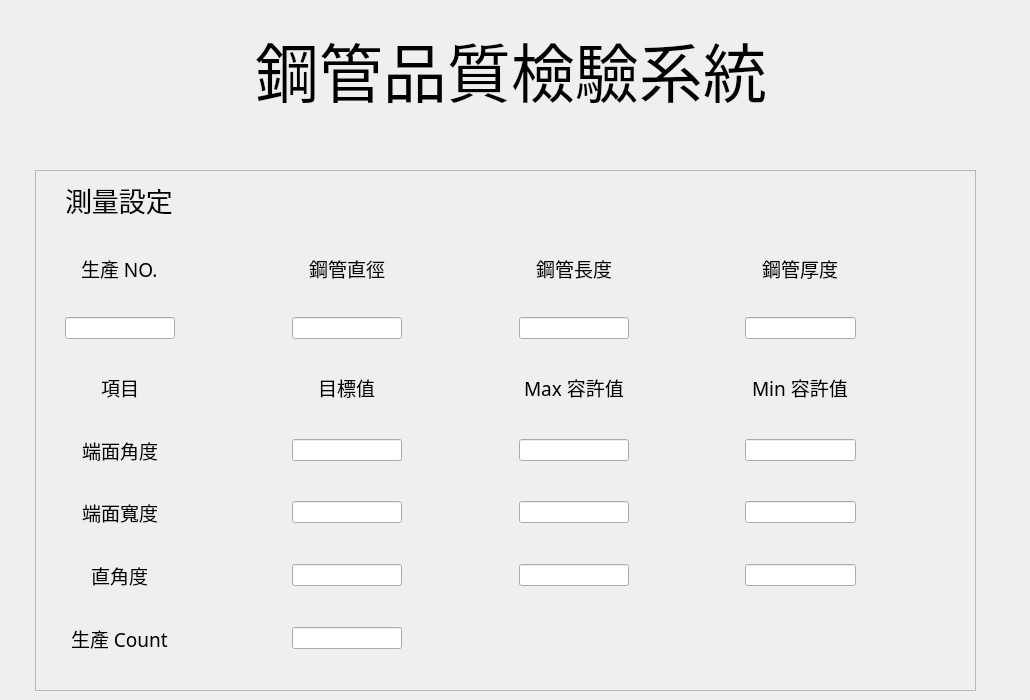
    <widget class="QWidget" name="tab_6">
     <attribute name="title">
      <string>測量設定</string>
     </attribute>
     <widget class="QFrame" name="frame_3">
      <property name="geometry">
       <rect>
        <x>35</x>
        <y>170</y>
        <width>941</width>
        <height>521</height>
       </rect>
      </property>
      <property name="frameShape">
       <enum>QFrame::StyledPanel</enum>
      </property>
      <property name="frameShadow">
       <enum>QFrame::Raised</enum>
      </property>
      <layout class="QVBoxLayout" name="verticalLayout_6">
       <item>
        <layout class="QGridLayout" name="gridLayout_5">
         <item row="10" column="1" alignment="Qt::AlignHCenter">
          <widget class="QLabel" name="label_33">
           <property name="font">
            <font>
             <family>Cascadia Code</family>
             <pointsize>14</pointsize>
            </font>
           </property>
           <property name="text">
            <string>端面寬度</string>
           </property>
          </widget>
         </item>
         <item row="10" column="3">
          <widget class="QLineEdit" name="lineEdit_38">
           <property name="readOnly">
            <bool>true</bool>
           </property>
          </widget>
         </item>
         <item row="4" column="1">
          <widget class="QLineEdit" name="lineEdit_40">
           <property name="readOnly">
            <bool>false</bool>
           </property>
          </widget>
         </item>
         <item row="2" column="5" alignment="Qt::AlignHCenter">
          <widget class="QLabel" name="label_31">
           <property name="font">
            <font>
             <family>Cascadia Code</family>
             <pointsize>14</pointsize>
            </font>
           </property>
           <property name="text">
            <string>鋼管長度</string>
           </property>
          </widget>
         </item>
         <item row="10" column="5">
          <widget class="QLineEdit" name="lineEdit_39">
           <property name="readOnly">
            <bool>false</bool>
           </property>
          </widget>
         </item>
         <item row="8" column="7">
          <widget class="QLineEdit" name="lineEdit_35">
           <property name="readOnly">
            <bool>false</bool>
           </property>
          </widget>
         </item>
         <item row="2" column="1" alignment="Qt::AlignHCenter">
          <widget class="QLabel" name="label_30">
           <property name="font">
            <font>
             <family>Cascadia Code</family>
             <pointsize>14</pointsize>
            </font>
           </property>
           <property name="text">
            <string>生產 NO.</string>
           </property>
          </widget>
         </item>
         <item row="2" column="3" alignment="Qt::AlignHCenter">
          <widget class="QLabel" name="label_37">
           <property name="font">
            <font>
             <family>Cascadia Code</family>
             <pointsize>14</pointsize>
            </font>
           </property>
           <property name="text">
            <string>鋼管直徑</string>
           </property>
          </widget>
         </item>
         <item row="4" column="3">
          <widget class="QLineEdit" name="lineEdit_41">
           <property name="readOnly">
            <bool>true</bool>
           </property>
          </widget>
         </item>
         <item row="0" column="4">
          <layout class="QGridLayout" name="gridLayout_8">
           <item row="0" column="1">
            <spacer name="horizontalSpacer_30">
             <property name="orientation">
              <enum>Qt::Horizontal</enum>
             </property>
             <property name="sizeHint" stdset="0">
              <size>
               <width>40</width>
               <height>20</height>
              </size>
             </property>
            </spacer>
           </item>
          </layout>
         </item>
         <item row="6" column="5" alignment="Qt::AlignHCenter">
          <widget class="QLabel" name="label_40">
           <property name="font">
            <font>
             <family>Cascadia Code</family>
             <pointsize>14</pointsize>
            </font>
           </property>
           <property name="text">
            <string>Max 容許值</string>
           </property>
          </widget>
         </item>
         <item row="2" column="7" alignment="Qt::AlignHCenter">
          <widget class="QLabel" name="label_28">
           <property name="font">
            <font>
             <family>Cascadia Code</family>
             <pointsize>14</pointsize>
            </font>
           </property>
           <property name="text">
            <string>鋼管厚度</string>
           </property>
          </widget>
         </item>
         <item row="0" column="8">
          <spacer name="horizontalSpacer_20">
           <property name="orientation">
            <enum>Qt::Horizontal</enum>
           </property>
           <property name="sizeHint" stdset="0">
            <size>
             <width>40</width>
             <height>20</height>
            </size>
           </property>
          </spacer>
         </item>
         <item row="13" column="0">
          <spacer name="verticalSpacer_56">
           <property name="orientation">
            <enum>Qt::Vertical</enum>
           </property>
           <property name="sizeHint" stdset="0">
            <size>
             <width>20</width>
             <height>20</height>
            </size>
           </property>
          </spacer>
         </item>
         <item row="7" column="0">
          <spacer name="verticalSpacer_60">
           <property name="orientation">
            <enum>Qt::Vertical</enum>
           </property>
           <property name="sizeHint" stdset="0">
            <size>
             <width>20</width>
             <height>20</height>
            </size>
           </property>
          </spacer>
         </item>
         <item row="11" column="0">
          <spacer name="verticalSpacer_64">
           <property name="orientation">
            <enum>Qt::Vertical</enum>
           </property>
           <property name="sizeHint" stdset="0">
            <size>
             <width>20</width>
             <height>20</height>
            </size>
           </property>
          </spacer>
         </item>
         <item row="6" column="1" alignment="Qt::AlignHCenter">
          <widget class="QLabel" name="label_32">
           <property name="font">
            <font>
             <family>Cascadia Code</family>
             <pointsize>14</pointsize>
            </font>
           </property>
           <property name="text">
            <string>項目</string>
           </property>
          </widget>
         </item>
         <item row="4" column="7">
          <widget class="QLineEdit" name="lineEdit_43">
           <property name="readOnly">
            <bool>true</bool>
           </property>
          </widget>
         </item>
         <item row="12" column="5">
          <widget class="QLineEdit" name="lineEdit_37">
           <property name="readOnly">
            <bool>false</bool>
           </property>
          </widget>
         </item>
         <item row="0" column="6">
          <spacer name="horizontalSpacer_19">
           <property name="orientation">
            <enum>Qt::Horizontal</enum>
           </property>
           <property name="sizeHint" stdset="0">
            <size>
             <width>40</width>
             <height>20</height>
            </size>
           </property>
          </spacer>
         </item>
         <item row="14" column="3">
          <widget class="QLineEdit" name="lineEdit_32">
           <property name="readOnly">
            <bool>true</bool>
           </property>
          </widget>
         </item>
         <item row="6" column="3" alignment="Qt::AlignHCenter">
          <widget class="QLabel" name="label_38">
           <property name="font">
            <font>
             <family>Cascadia Code</family>
             <pointsize>14</pointsize>
            </font>
           </property>
           <property name="text">
            <string>目標值</string>
           </property>
          </widget>
         </item>
         <item row="12" column="7">
          <widget class="QLineEdit" name="lineEdit_30">
           <property name="readOnly">
            <bool>false</bool>
           </property>
          </widget>
         </item>
         <item row="8" column="5">
          <widget class="QLineEdit" name="lineEdit_28">
           <property name="readOnly">
            <bool>false</bool>
           </property>
          </widget>
         </item>
         <item row="5" column="0">
          <spacer name="verticalSpacer_55">
           <property name="orientation">
            <enum>Qt::Vertical</enum>
           </property>
           <property name="sizeHint" stdset="0">
            <size>
             <width>20</width>
             <height>20</height>
            </size>
           </property>
          </spacer>
         </item>
         <item row="4" column="5">
          <widget class="QLineEdit" name="lineEdit_42">
           <property name="readOnly">
            <bool>true</bool>
           </property>
          </widget>
         </item>
         <item row="3" column="0">
          <spacer name="verticalSpacer_59">
           <property name="orientation">
            <enum>Qt::Vertical</enum>
           </property>
           <property name="sizeHint" stdset="0">
            <size>
             <width>20</width>
             <height>20</height>
            </size>
           </property>
          </spacer>
         </item>
         <item row="12" column="3">
          <widget class="QLineEdit" name="lineEdit_29">
           <property name="readOnly">
            <bool>true</bool>
           </property>
          </widget>
         </item>
         <item row="12" column="1" alignment="Qt::AlignHCenter">
          <widget class="QLabel" name="label_29">
           <property name="font">
            <font>
             <family>Cascadia Code</family>
             <pointsize>14</pointsize>
            </font>
           </property>
           <property name="text">
            <string>直角度</string>
           </property>
          </widget>
         </item>
         <item row="6" column="7" alignment="Qt::AlignHCenter">
          <widget class="QLabel" name="label_39">
           <property name="font">
            <font>
             <family>Cascadia Code</family>
             <pointsize>14</pointsize>
            </font>
           </property>
           <property name="text">
            <string>Min 容許值</string>
           </property>
          </widget>
         </item>
         <item row="9" column="0">
          <spacer name="verticalSpacer_62">
           <property name="orientation">
            <enum>Qt::Vertical</enum>
           </property>
           <property name="sizeHint" stdset="0">
            <size>
             <width>20</width>
             <height>20</height>
            </size>
           </property>
          </spacer>
         </item>
         <item row="10" column="7">
          <widget class="QLineEdit" name="lineEdit_36">
           <property name="readOnly">
            <bool>false</bool>
           </property>
          </widget>
         </item>
         <item row="15" column="0">
          <spacer name="verticalSpacer_58">
           <property name="orientation">
            <enum>Qt::Vertical</enum>
           </property>
           <property name="sizeHint" stdset="0">
            <size>
             <width>20</width>
             <height>20</height>
            </size>
           </property>
          </spacer>
         </item>
         <item row="0" column="1">
          <widget class="QLabel" name="label_36">
           <property name="font">
            <font>
             <family>Cascadia Code</family>
             <pointsize>20</pointsize>
            </font>
           </property>
           <property name="text">
            <string>測量設定</string>
           </property>
          </widget>
         </item>
         <item row="8" column="1" alignment="Qt::AlignHCenter">
          <widget class="QLabel" name="label_34">
           <property name="font">
            <font>
             <family>Cascadia Code</family>
             <pointsize>14</pointsize>
            </font>
           </property>
           <property name="text">
            <string>端面角度</string>
           </property>
          </widget>
         </item>
         <item row="0" column="2">
          <spacer name="horizontalSpacer_18">
           <property name="orientation">
            <enum>Qt::Horizontal</enum>
           </property>
           <property name="sizeHint" stdset="0">
            <size>
             <width>40</width>
             <height>20</height>
            </size>
           </property>
          </spacer>
         </item>
         <item row="8" column="3">
          <widget class="QLineEdit" name="lineEdit_34">
           <property name="readOnly">
            <bool>true</bool>
           </property>
          </widget>
         </item>
         <item row="14" column="1" alignment="Qt::AlignHCenter">
          <widget class="QLabel" name="label_26">
           <property name="font">
            <font>
             <family>Cascadia Code</family>
             <pointsize>14</pointsize>
            </font>
           </property>
           <property name="text">
            <string>生產 Count</string>
           </property>
          </widget>
         </item>
         <item row="1" column="0">
          <spacer name="verticalSpacer_68">
           <property name="orientation">
            <enum>Qt::Vertical</enum>
           </property>
           <property name="sizeHint" stdset="0">
            <size>
             <width>20</width>
             <height>20</height>
            </size>
           </property>
          </spacer>
         </item>
        </layout>
       </item>
      </layout>
     </widget>
     <widget class="QWidget" name="gridLayoutWidget_11">
      <property name="geometry">
       <rect>
        <x>0</x>
        <y>10</y>
        <width>1021</width>
        <height>103</height>
       </rect>
      </property>
      <layout class="QGridLayout" name="gridLayout_12">
       <item row="1" column="0">
        <spacer name="horizontalSpacer_70">
         <property name="orientation">
          <enum>Qt::Horizontal</enum>
         </property>
         <property name="sizeHint" stdset="0">
          <size>
           <width>40</width>
           <height>20</height>
          </size>
         </property>
        </spacer>
       </item>
       <item row="1" column="2">
        <spacer name="horizontalSpacer_71">
         <property name="orientation">
          <enum>Qt::Horizontal</enum>
         </property>
         <property name="sizeHint" stdset="0">
          <size>
           <width>40</width>
           <height>20</height>
          </size>
         </property>
        </spacer>
       </item>
       <item row="1" column="1">
        <widget class="QLabel" name="title3">
         <property name="minimumSize">
          <size>
           <width>216</width>
           <height>32</height>
          </size>
         </property>
         <property name="font">
          <font>
           <family>Cascadia Code</family>
           <pointsize>48</pointsize>
          </font>
         </property>
         <property name="text">
          <string>鋼管品質檢驗系統</string>
         </property>
        </widget>
       </item>
       <item row="0" column="1">
        <spacer name="verticalSpacer_51">
         <property name="orientation">
          <enum>Qt::Vertical</enum>
         </property>
         <property name="sizeHint" stdset="0">
          <size>
           <width>20</width>
           <height>20</height>
          </size>
         </property>
        </spacer>
       </item>
      </layout>
     </widget>
    </widget>
